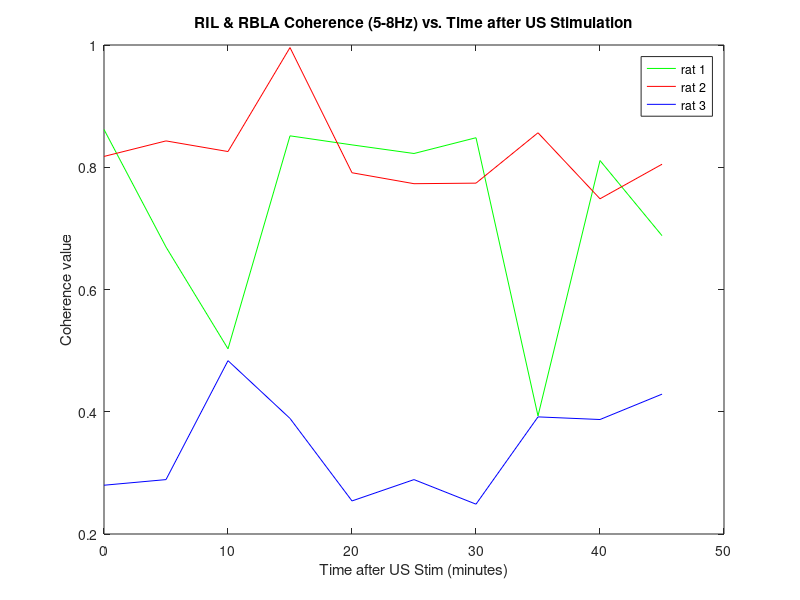
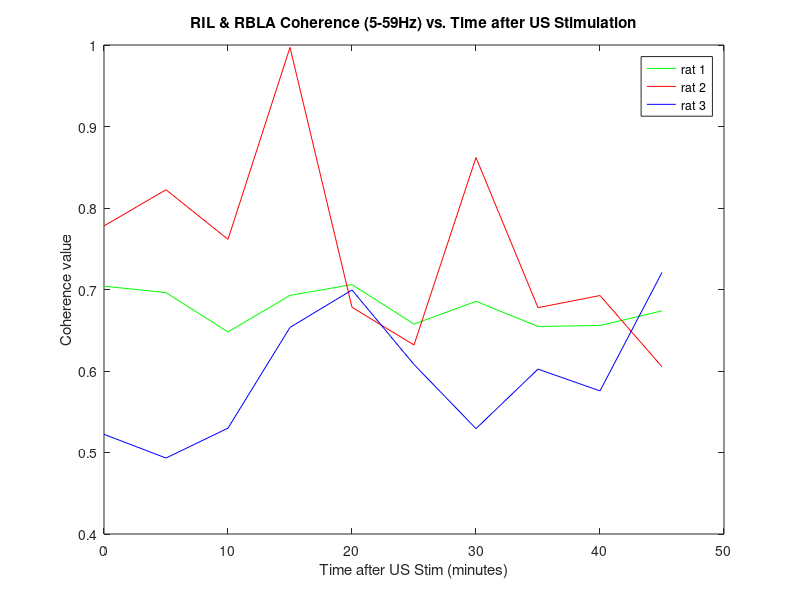

Source code (MATLAB) for these figures, in order:
% %%  Authors: Kat Floerchinger, Hannah Mach, Henry Tan
% %This code plots dcoherence/dt for the Moritz Rat Pain Study 
% clear all
% close all
% clc
% %% reading rat experiment files 
% 
% % whichrat = input("Which experiment to run? '1' = 8/18/21 rat, '2' = 8/24/21 rat 1, '3' = 8/24/21 rat 2: "); 
% % 
% % if whichrat == 1 
% %     MainDirectory = 'C:\Users\Administrator\MATLAB\Projects\Pain_study\Data\08_18_2021 rat\';
% %     file1={'last 5 min baseline\', '5 min stim\', 'after stim 1\','after stim 2\','after stim 3\', 'after stim 4\', 'after stim 5\', 'after stim 6\', 'after stim 7\', 'after stim 8\', 'after stim 9\', 'after stim 10\','after stim 11\','after stim 12\'};
% %     file1={'last 5 min baseline\', '5 min stim\', 'after stim 1\','after stim 2\','after stim 3\', 'after stim 4\', 'after stim 5\', 'after stim 6\', 'after stim 7\', 'after stim 8\', 'after stim 9\'};
% % elseif whichrat == 2 
% %     MainDirectory = 'C:\Users\Administrator\MATLAB\Projects\Pain_study\Data\08_24_2021 rat 1\';
% %     file1={'last 5 min baseline\', '5 min stim\', 'after stim 1\','after stim 2\','after stim 3\', 'after stim 4\', 'after stim 5\', 'after stim 6\', 'after stim 7\', 'after stim 8\', 'after stim 9\'};
% % elseif whichrat == 3 
% %     MainDirectory = 'C:\Users\Administrator\MATLAB\Projects\Pain_study\Data\08_24_2021 rat 2\';
% %     file1={'last 5 min baseline\', '5 min stim\', 'after stim 1\','after stim 2\','after stim 3\', 'after stim 4\', 'after stim 5\', 'after stim 6\', 'after stim 7\', 'after stim 8\', 'after stim 9\'};
% % end 
% 
% 
% %% creating coherence Matrix to store values 
% 
% %% Reading experiment dates 
% 
% 
% file1= {'8.18.21 5 min renamed\', '8.24.21 r1 5 min\', '8.24.21 r2 5 min\'} ;
% str=string(file1);
% Directories = {'C:\Users\Henry\MATLAB\Projects\Pain_Study\Data\08_18_2021 rat\', 'C:\Users\Henry\MATLAB\Projects\Pain_Study\Data\08_24_2021 rat 1\', 'C:\Users\Henry\MATLAB\Projects\Pain_Study\Data\08_24_2021 rat 2\'} ; 
% dirs = string(Directories) ; 
% % MainDirectory = {'C:\Users\Henry\MATLAB\Projects\Pain_Study\Data\'} ; 
% 
% % for i = 1:length(dirs) 
% for rat = 1
% % for f=1:length(str) 
% for f=1
% MainDirectory = dirs{rat, rat} ;
% folder = fullfile(MainDirectory,str{f});
% 
% %Change what is in the string depending on which file\files you want to run
% file_list = dir([folder 'Trial*.mat']);
% baseline = dir([folder 'Trial 1.mat']); 
% 
% set_channels=[1 2 3 4 5]; 
% ch_names={'RIL','LBLA','RBLA', 'LIL', 'stimdata'}; 
% trial_names={' FIRST LIGHT ONLY' 'LIGHT + US' ' SECOND LIGHT ONLY'};
% 
% %% channel configuration
% 
% % if folder == 'C:\Users\Henry\MATLAB\Projects\Pain_Study\Data\08_18_2021 rat\8.18.21 5 min\' 
% if rat == 1 
% % if i == 1 
%     RIL=set_channels(2);LBLA=set_channels(4);RBLA=set_channels(1);LIL=set_channels(3);stim=set_channels(5) ;
% % end 
% % if folder == 'C:\Users\Henry\MATLAB\Projects\Pain_Study\Data\08_24_2021 rat 1\8.24.21 r1 5 min\'  
% %     RIL=set_channels(4);LBLA=set_channels(1);RBLA=set_channels(2);LIL=set_channels(3);stim=set_channels(6) ;
% % end 
% % if folder == 'C:\Users\Henry\MATLAB\Projects\Pain_Study\Data\08_24_2021 rat 2\8.24.21 r2 5 min\'  
% %     RIL=set_channels(2);LBLA=set_channels(1);RBLA=set_channels(4);LIL=set_channels(3);stim=set_channels(6) ;
% end 
% 
% %% calculate pre-stim RMS for normalization 
% 
% % baseline_rms=[];
% % disp(baseline.name);
% % load([folder baseline.name])
% % calc_baseline;
% 
% % create matrix to hold data for statistical testing
% for_stats_new = [];
% for_stats_analysis=[];
% %insert thresholding here
% 
% coh_matrix = zeros(4,11) ;
% 
% for z=1:11
% %      if isequal(file_list(z).name,"Trial 2.mat"), continue, end %for 12-23
%     disp(z)% display the number that the code is on in the terminal, do not put a ';' after it 
%     disp(file_list(z).name);% displays the name of the file in the terminal
%     load([folder file_list(z).name]);% bringing the file data into matlab so that the code can run
%     calc_coherence;
%     coh_matrix(rat, z) = cohmed ; 
% end
% end 
% end 
% % 
% % min5 = 1:11 ;
% % plot(min5, coh_matrix)
% 
% min5 = 1:14 ;
% plot(min5, coh_matrix)
% title ('Coherence in 5 Minute Intervals Across 3 Mice')
% % title ('Coherence in 5 Minute Intervals Across 3 Mice (45 Minutes After Stim)')
% xlabel ('Time (in 5 Minute Intervals)')
% ylabel ('Coherence Value')
% legend ('8/18/21 Rat 1', '8/24/21 Rat 1' , '8/24/21 Rat 2', 'location' , 'best')
% set(gca,'XTick',(1:14)); %This is going to be the only values affected. 
% set(gca,'XTickLabel',[-5 0 5 10 15 20 25 30 35 40 45 50 55 60] ); %This is what it's going to appear in those places.
% 
% 
figure 
y1 = [0.8618 0.6695 0.5030 0.8514 0.8366 0.8225 0.8483 0.3932 0.8110 0.6881];
x1 = [0 5 10 15 20 25 30 35 40 45] ;
p1 = plot(x1, y1, 'g','DisplayName','rat 1') ;
hold on 
y2 = [0.8177 0.8431 0.8257 0.9958 0.791 0.7731 0.7740 0.8564 0.7484 0.8049 ] ;
p2 = plot(x1, y2, 'r','DisplayName','rat 2') ;
hold on 
y3 = [0.2798 0.2890 0.4836 0.3891 0.2541 0.2890 0.2488 0.3916 0.3873 0.4288] ;
p3 = plot(x1, y3, 'b','DisplayName','rat 3') ;
title('RIL & RBLA Coherence (5-8Hz) vs. Time after US Stimulation')
xlabel('Time after US Stim (minutes)') 
ylabel('Coherence value') 
legend([p1 p2 p3],{'rat 1','rat 2', 'rat 3'})

figure 
y1 = [0.7041 0.6962 0.6479 0.6928 0.7060 0.6576 0.6855 0.6547 0.6558 0.6738];
x1 = [0 5 10 15 20 25 30 35 40 45] ;
p1 = plot(x1, y1, 'g','DisplayName','rat 1') ;
hold on 
y2 = [0.7780 0.8224 0.7615 0.9971 0.6782 0.6319 0.8619 0.6777 0.6926 0.6052] ;
p2 = plot(x1, y2, 'r','DisplayName','rat 2') ;
hold on 
y3 = [0.5223 0.4932 0.5299 0.6535 0.6994 0.6080 0.5293 0.6023 0.5756 0.7209] ;
p3 = plot(x1, y3, 'b','DisplayName','rat 3') ;
title('RIL & RBLA Coherence (5-59Hz) vs. Time after US Stimulation')
xlabel('Time after US Stim (minutes)') 
ylabel('Coherence value') 
legend([p1 p2 p3],{'rat 1','rat 2', 'rat 3'})